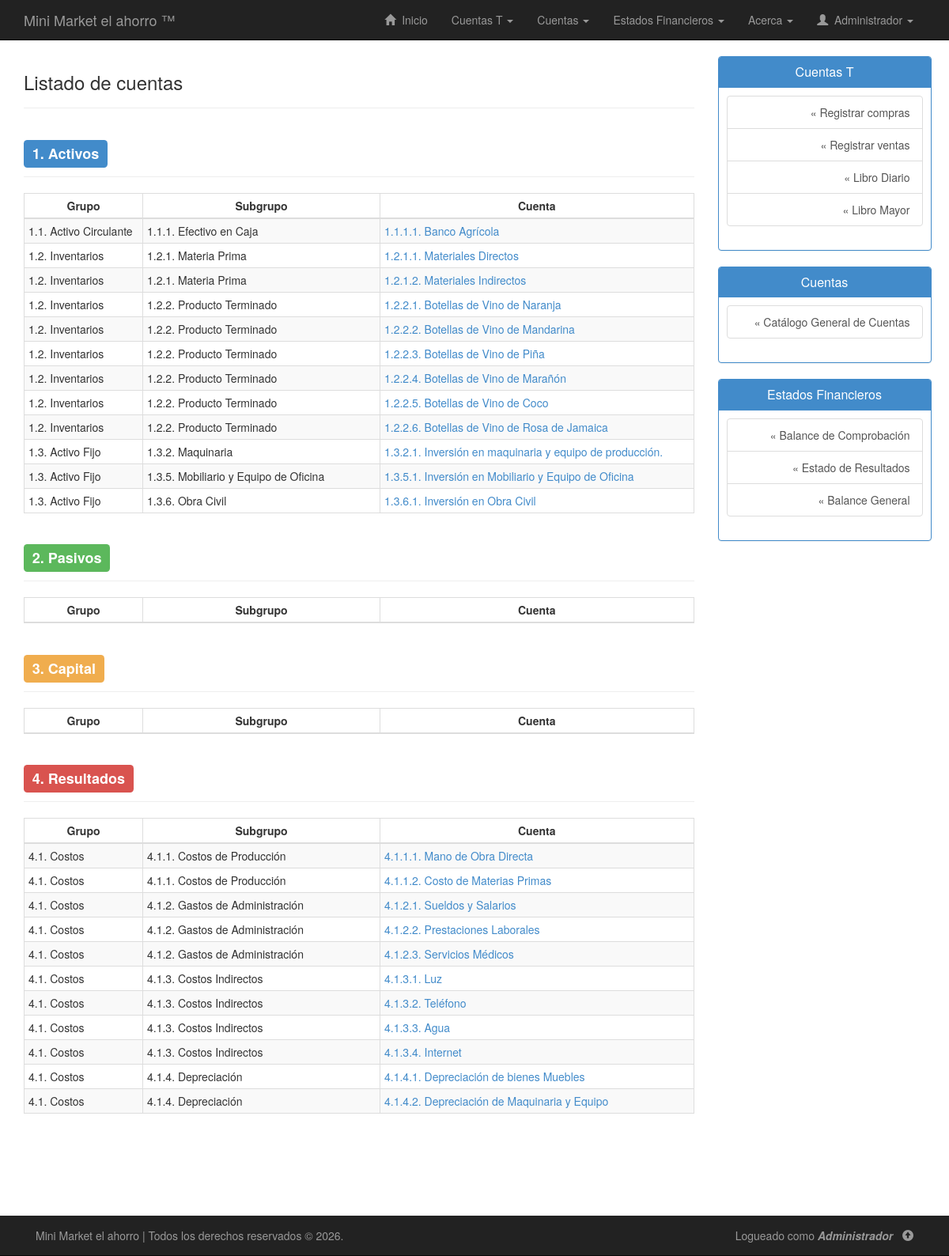
Before: /php/listar-cuentas.php (signed in) with the older database file.
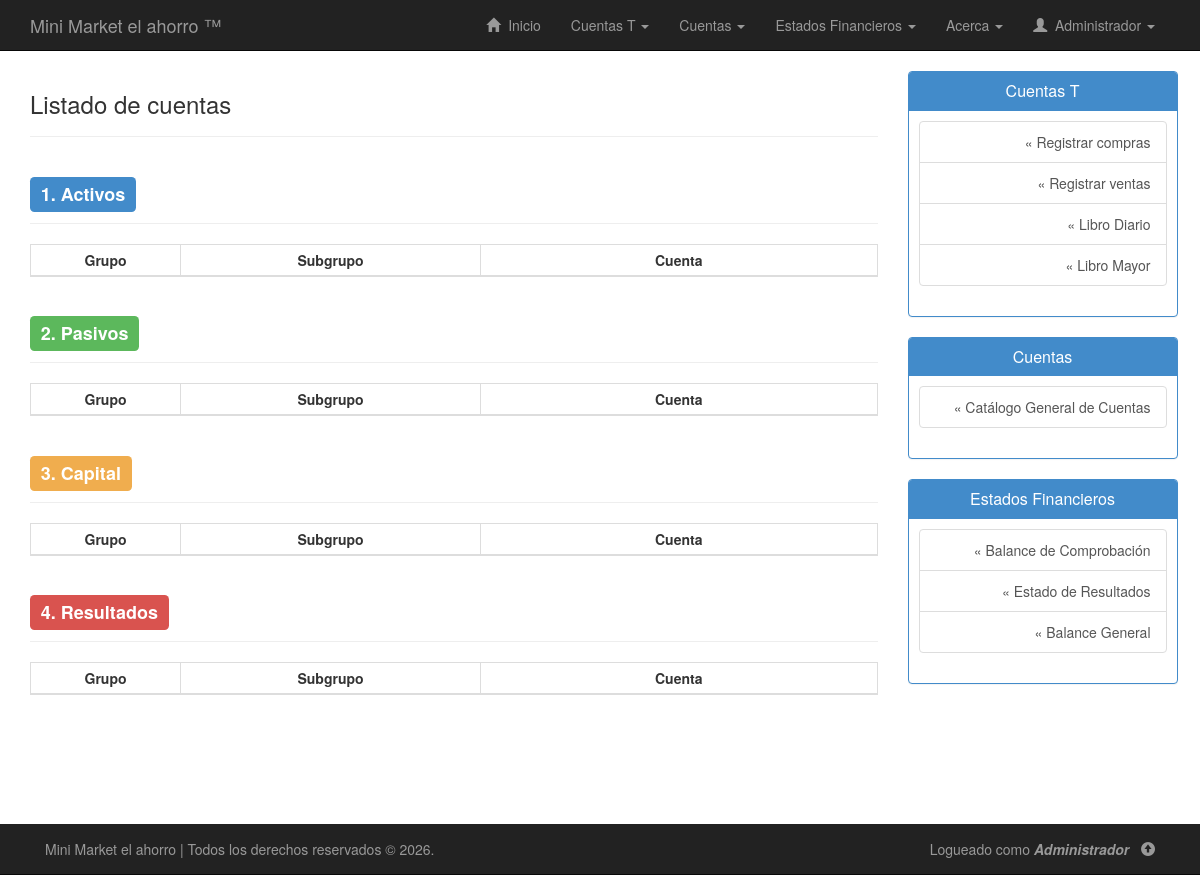
After: the same page with the newer database file.
### tables this page shows
CREATE TABLE `cuentas` (
  `codigo_cuenta` varchar(20) NOT NULL,
  `subgrupo` varchar(20) DEFAULT NULL,
  `nombre_cuenta` varchar(50) NOT NULL,
  `tiene_subcuenta` enum('Si','No') NOT NULL,
  `descripcion_cuenta` varchar(255) DEFAULT NULL,
  `saldo_debe` double NOT NULL,
  `saldo_haber` double NOT NULL
);

### php/listar-cuentas.php (the view, shortened to what the changed rows need)
<!DOCTYPE html>
<html lang="es">
<head>
	<link rel="stylesheet" type="text/css" href="../css/bootstrap.min.css"/>
	<link rel="stylesheet" type="text/css" href="../css/estilos.css"/>
</head>
<body>
	<div class="container" id="contenido">
		<div class="row row-offcanvas row-offcanvas-right">
			<div class="col-xs-12 col-sm-9">
        		<div class="row">
        			<div class="col-lg-12">
        				<?php
        					$consulta = "SELECT d.codigo_cuenta as id,
        								CONCAT_WS('. ', b.`codigo_grupo`, b.`nombre_grupo`) AS Grupo,
        								CONCAT_WS('. ', c.`codigo_subgrupo`, c.`nombre_subgrupo`) AS Subgrupo,
        								CONCAT_WS('. ', d.`codigo_cuenta`, d.`nombre_cuenta`) AS Cuenta
        								FROM
        								clasificaciones a,
        								grupos b,
        								subgrupos c,
        								cuentas d
        								WHERE
        								d.`subgrupo`=c.`codigo_subgrupo` AND
        								c.`grupo`=b.`codigo_grupo` AND
        								b.`clasificacion`=a.`codigo_clasificacion` AND
        								a.`codigo_clasificacion`=1";
        					$ejecutar_consulta = $conexion->query($consulta);
        					echo "<div>";
							echo "<table class='table table-hover table-bordered table-striped  table-condensed table-responsive text-left'>";
                            echo "<thead>";
                            echo "<tr>";
                            echo "<th width='150px' class='text-center'>Grupo</th>";
                            echo "<th width='300px' class='text-center'>Subgrupo</th>";
                            echo "<th class='text-center'>Cuenta</th>";
                            echo "</tr>";
                            echo "</thead>";
                            echo "<tbody>";
                            while($registro = $ejecutar_consulta->fetch_assoc()){
                                $codigo_cuenta = $registro["id"];
                                echo "<tr>";
                                echo "<td>".utf8_encode($registro["Grupo"])."</td>";
                                echo "<td>".utf8_encode($registro["Subgrupo"])."</td>";
                                echo "<td><a href='detalle-cuenta.php?cuenta=$codigo_cuenta'>".utf8_encode($registro["Cuenta"])."</a></td>";
                                echo "</tr>";
                            }
                            echo "</tbody>";
                            echo "</table>";
                            echo "</div>";
        				?>
        			</div>
        		</div>
        		<div class="row">
                    <div class="col-lg-12">
                        <?php
                            echo "<div>";
                            echo "<table class='table table-hover table-bordered table-striped  table-condensed table-responsive text-left'>";
                            echo "<thead>";
                            echo "<tr>";
                            echo "<th width='150px' class='text-center'>Grupo</th>";
                            echo "<th width='300px' class='text-center'>Subgrupo</th>";
                            echo "<th class='text-center'>Cuenta</th>";
                            echo "</tr>";
                            echo "</thead>";
                            echo "</table>";
                            echo "</div>";
                        ?>
                    </div>
                </div>
        		<div class="row">
                    <div class="col-lg-12">
                        <?php
                            echo "<div>";
                            echo "<table class='table table-hover table-bordered table-striped  table-condensed table-responsive text-left'>";
                            echo "<thead>";
                            echo "<tr>";
                            echo "<th width='150px' class='text-center'>Grupo</th>";
                            echo "<th width='300px' class='text-center'>Subgrupo</th>";
                            echo "<th class='text-center'>Cuenta</th>";
                            echo "</tr>";
                            echo "</thead>";
                            echo "</table>";
                            echo "</div>";
                        ?>
                    </div>
                </div>
        		<div class="row">
                    <div class="col-lg-12">
                        <?php
                            $consulta = "SELECT d.codigo_cuenta as id,
                                        CONCAT_WS('. ', b.`codigo_grupo`, b.`nombre_grupo`) AS Grupo,
                                        CONCAT_WS('. ', c.`codigo_subgrupo`, c.`nombre_subgrupo`) AS Subgrupo,
                                        CONCAT_WS('. ', d.`codigo_cuenta`, d.`nombre_cuenta`) AS Cuenta
                                        FROM
                                        clasificaciones a,
                                        grupos b,
                                        subgrupos c,
                                        cuentas d
                                        WHERE
                                        d.`subgrupo`=c.`codigo_subgrupo` AND
                                        c.`grupo`=b.`codigo_grupo` AND
                                        b.`clasificacion`=a.`codigo_clasificacion` AND
                                        a.`codigo_clasificacion`=4";
                            $ejecutar_consulta = $conexion->query($consulta);
                            echo "<div>";
                            echo "<table class='table table-hover table-bordered table-striped  table-condensed table-responsive text-left'>";
                            echo "<thead>";
                            echo "<tr>";
                            echo "<th width='150px' class='text-center'>Grupo</th>";
                            echo "<th width='300px' class='text-center'>Subgrupo</th>";
                            echo "<th class='text-center'>Cuenta</th>";
                            echo "</tr>";
                            echo "</thead>";
                            echo "<tbody>";
                            while($registro = $ejecutar_consulta->fetch_assoc()){
                                $codigo_cuenta = $registro["id"];
                                echo "<tr>";
                                echo "<td>".utf8_encode($registro["Grupo"])."</td>";
                                echo "<td>".utf8_encode($registro["Subgrupo"])."</td>";
                                echo "<td><a href='detalle-cuenta.php?cuenta=$codigo_cuenta'>".utf8_encode($registro["Cuenta"])."</a></td>";
                                echo "</tr>";
                            }
                            echo "</tbody>";
                            echo "</table>";
                            echo "</div>";
                        ?>
                    </div>
                </div>
        	</div>
        </div>
    </div>
</body>
</html>

Changed rows visible on the page:
removed cuentas: Grupo "1.1. Activo Circulante", Subgrupo "1.1.1. Efectivo en Caja", Cuenta "1.1.1.1. Banco Agrícola", shown under "1. Activos"
removed cuentas: Grupo "1.2. Inventarios", Subgrupo "1.2.1. Materia Prima", Cuenta "1.2.1.1. Materiales Directos", shown under "1. Activos"
removed cuentas: Grupo "1.2. Inventarios", Subgrupo "1.2.1. Materia Prima", Cuenta "1.2.1.2. Materiales Indirectos", shown under "1. Activos"
removed cuentas: Grupo "1.2. Inventarios", Subgrupo "1.2.2. Producto Terminado", Cuenta "1.2.2.1. Botellas de Vino de Naranja", shown under "1. Activos"
removed cuentas: Grupo "1.2. Inventarios", Subgrupo "1.2.2. Producto Terminado", Cuenta "1.2.2.2. Botellas de Vino de Mandarina", shown under "1. Activos"
removed cuentas: Grupo "1.2. Inventarios", Subgrupo "1.2.2. Producto Terminado", Cuenta "1.2.2.3. Botellas de Vino de Piña", shown under "1. Activos"
removed cuentas: Grupo "1.2. Inventarios", Subgrupo "1.2.2. Producto Terminado", Cuenta "1.2.2.4. Botellas de Vino de Marañón", shown under "1. Activos"
removed cuentas: Grupo "1.2. Inventarios", Subgrupo "1.2.2. Producto Terminado", Cuenta "1.2.2.5. Botellas de Vino de Coco", shown under "1. Activos"
removed cuentas: Grupo "1.2. Inventarios", Subgrupo "1.2.2. Producto Terminado", Cuenta "1.2.2.6. Botellas de Vino de Rosa de Jamaica", shown under "1. Activos"
removed cuentas: Grupo "1.3. Activo Fijo", Subgrupo "1.3.2. Maquinaria", Cuenta "1.3.2.1. Inversión en maquinaria y equipo de producción.", shown under "1. Activos"
removed cuentas: Grupo "1.3. Activo Fijo", Subgrupo "1.3.5. Mobiliario y Equipo de Oficina", Cuenta "1.3.5.1. Inversión en Mobiliario y Equipo de Oficina", shown under "1. Activos"
removed cuentas: Grupo "1.3. Activo Fijo", Subgrupo "1.3.6. Obra Civil", Cuenta "1.3.6.1. Inversión en Obra Civil", shown under "1. Activos"
removed cuentas: Grupo "4.1. Costos", Subgrupo "4.1.1. Costos de Producción", Cuenta "4.1.1.1. Mano de Obra Directa", shown under "4. Resultados"
removed cuentas: Grupo "4.1. Costos", Subgrupo "4.1.1. Costos de Producción", Cuenta "4.1.1.2. Costo de Materias Primas", shown under "4. Resultados"
removed cuentas: Grupo "4.1. Costos", Subgrupo "4.1.2. Gastos de Administración", Cuenta "4.1.2.1. Sueldos y Salarios", shown under "4. Resultados"
removed cuentas: Grupo "4.1. Costos", Subgrupo "4.1.2. Gastos de Administración", Cuenta "4.1.2.2. Prestaciones Laborales", shown under "4. Resultados"
removed cuentas: Grupo "4.1. Costos", Subgrupo "4.1.2. Gastos de Administración", Cuenta "4.1.2.3. Servicios Médicos", shown under "4. Resultados"
removed cuentas: Grupo "4.1. Costos", Subgrupo "4.1.3. Costos Indirectos", Cuenta "4.1.3.1. Luz", shown under "4. Resultados"
removed cuentas: Grupo "4.1. Costos", Subgrupo "4.1.3. Costos Indirectos", Cuenta "4.1.3.2. Teléfono", shown under "4. Resultados"
removed cuentas: Grupo "4.1. Costos", Subgrupo "4.1.3. Costos Indirectos", Cuenta "4.1.3.3. Agua", shown under "4. Resultados"
removed cuentas: Grupo "4.1. Costos", Subgrupo "4.1.3. Costos Indirectos", Cuenta "4.1.3.4. Internet", shown under "4. Resultados"
removed cuentas: Grupo "4.1. Costos", Subgrupo "4.1.4. Depreciación", Cuenta "4.1.4.1. Depreciación de bienes Muebles", shown under "4. Resultados"
removed cuentas: Grupo "4.1. Costos", Subgrupo "4.1.4. Depreciación", Cuenta "4.1.4.2. Depreciación de Maquinaria y Equipo", shown under "4. Resultados"
